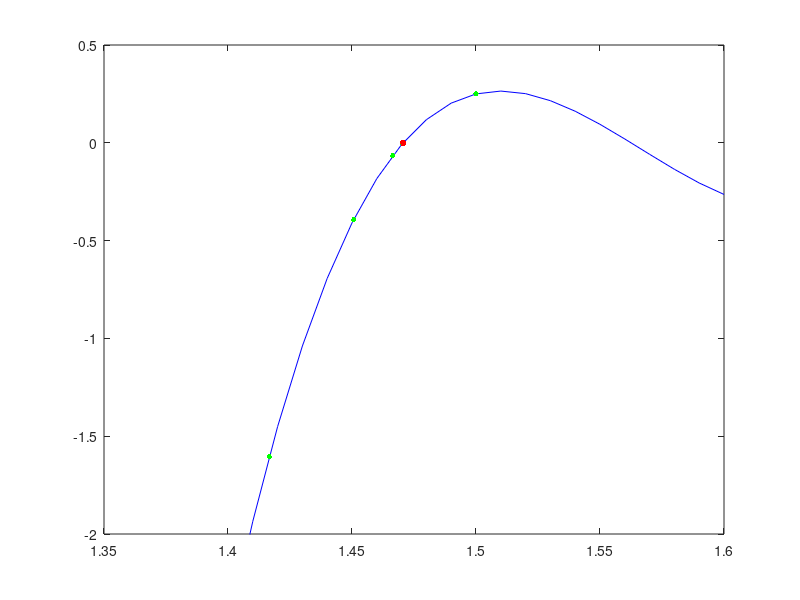

MATLAB code to generate this figure:
format LONG;
p = @(x) (816.*x.^3) - (3835.*x.^2) + (6000.*x) - 3125;
p_prime = @(x) (2448.*x.^2) - (7670.*x) + 6000;

t = 1.35:0.01:1.6;
y = p(t);
plot(t, y, 'color', 'blue'); hold on;

x = 1.5;
xprev = 0;
k = 0;

fprintf('X_%i: %3.15f \n', k, x);
while abs(x - xprev) > eps*abs(x)
    xprev = x;
    plot(x, p(x), '.', 'color', 'green', 'MarkerSize', 12);
    x = x - p(x)/p_prime(x);
    k = k + 1;
    fprintf('X_%i: %3.15f \n', k, x);
end

plot(x, p(x), '.', 'color', 'red', 'MarkerSize', 15);
ylim([-2, 0.5]);
